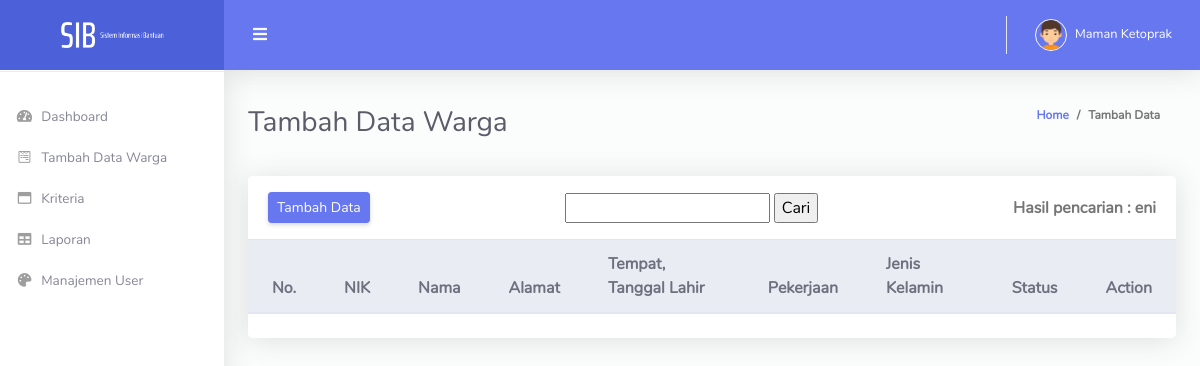
Page /tambahDataWarga/tambahData.php?cari=eni on the earlier database version.
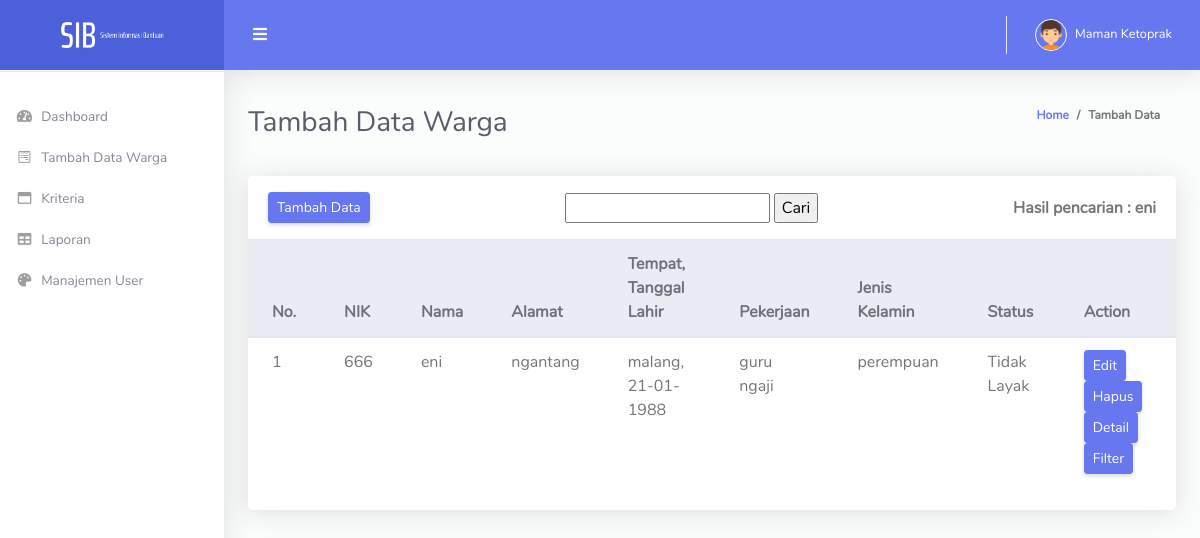
Same page on the later database version.
### tables this page shows
CREATE TABLE `warga` (
  `id_warga` int(11) NOT NULL,
  `nik` varchar(50) NOT NULL,
  `nama` varchar(50) NOT NULL,
  `alamat` varchar(50) NOT NULL,
  `ttl` varchar(50) NOT NULL,
  `pekerjaan` varchar(50) NOT NULL,
  `jenisKelamin` varchar(50) NOT NULL,
  `status` varchar(50) NOT NULL
);

### tambahDataWarga/tambahData.php (the view, shortened to what the changed rows need)
<!DOCTYPE html>
<html lang="en">
<head>
  <link href="../vendor/fontawesome-free/css/all.min.css" rel="stylesheet" type="text/css">
  <link href="../vendor/bootstrap/css/bootstrap.min.css" rel="stylesheet" type="text/css">
  <link href="../css/ruang-admin.min.css" rel="stylesheet">
</head>
<body id="page-top">
  <div id="wrapper">
    <div id="content-wrapper" class="d-flex flex-column">
      <div id="content">
        <div class="container-fluid" id="container-wrapper">
          <div class="d-sm-flex align-items-center justify-content-between mb-4">
            <h1 class="h3 mb-0 text-gray-800">Tambah Data Warga</h1>
          </div>
          <div class="row">
            <div class="col-lg-12">
              <div class="card">
                <div class="table-responsive">
                  <table class="table align-items-center table-flush">
                    <thead class="thead-light">
                      <tr>
                        <th>No.</th>
                        <th>NIK</th>
                        <th>Nama</th>
                        <th>Alamat</th>
                        <th>Tempat, Tanggal Lahir</th>
                        <th>Pekerjaan</th>
                        <th>Jenis Kelamin</th>
                        <th>Status</th>
                        <th>Action</th>
                      </tr>
                      <?php
                          include "../crudManageUser/config.php";
                          if(isset($_GET['cari'])){
                              $cari = $_GET['cari'];
                              $query = mysqli_query($koneksi,"SELECT * FROM warga WHERE nama LIKE '%".$cari."%' OR nik LIKE '%".$cari."%'" );
                            }
                              else{
                                  $query = mysqli_query($koneksi,"SELECT * FROM warga");
                              }
                          $nomor = 1;
                          if($query){
                          while($data = mysqli_fetch_array($query)){
                          ?>
                            <tr>
                              <td><?php echo $nomor++; ?></td>
                              <td><?php echo $data['nik']; ?></td>
                              <td><?php echo $data['nama']; ?></td>
                              <td><?php echo $data['alamat']; ?></td>
                              <td><?php echo $data['ttl']; ?></td>
                              <td><?php echo $data['pekerjaan']; ?></td>
                              <td><?php echo $data['jenisKelamin']; ?></td>
                              <td><?php echo $data['status']; ?></td>
                              <td>
                                <a class="btn btn-sm btn-primary" href="form_editData.php?id_warga=<?php echo $data['id_warga']; ?>">Edit</a>
                                <a class="btn btn-sm btn-primary" href="deleteData.php?id_warga=<?php echo $data['id_warga']; ?>" onclick="return confirm()">Hapus</a>
                                <a class="btn btn-sm btn-primary" href="detail.php?id_warga=<?php echo $data['id_warga']; ?>">Detail</a>
                                <a class="btn btn-sm btn-primary" href="">Filter</a>
                              </td>
                            </tr>
                            <?php } }?>
                      </thead>
                  </table>
                </div>
              </div>
            </div>
          </div>
        </div>
      </div>
    </div>
  </div>
</body>
</html>

Differences in the rows shown:
added warga: nik "666", nama "eni", alamat "ngantang", ttl "malang, 21-01-1988", pekerjaan "guru ngaji", jenisKelamin "perempuan", status "Tidak Layak"
